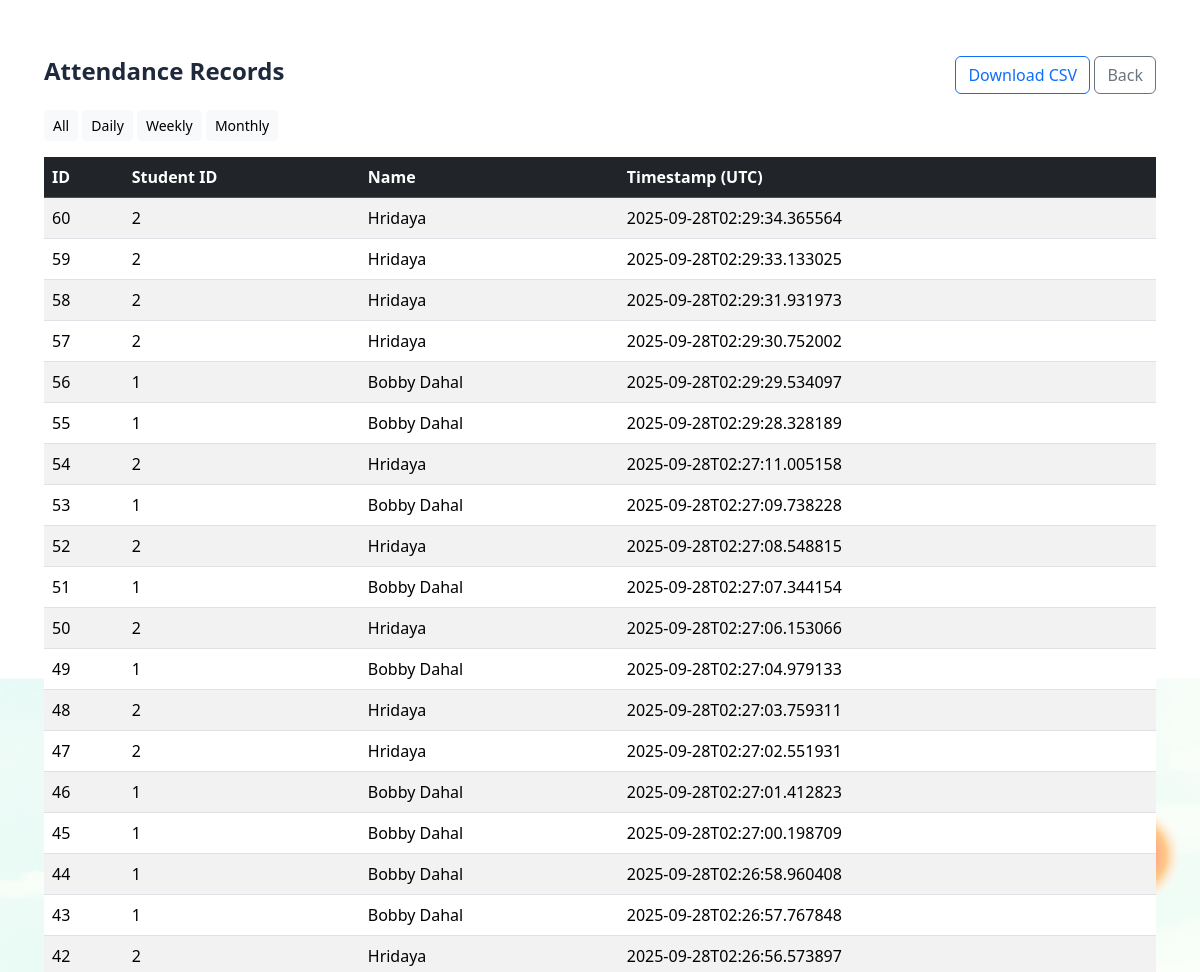
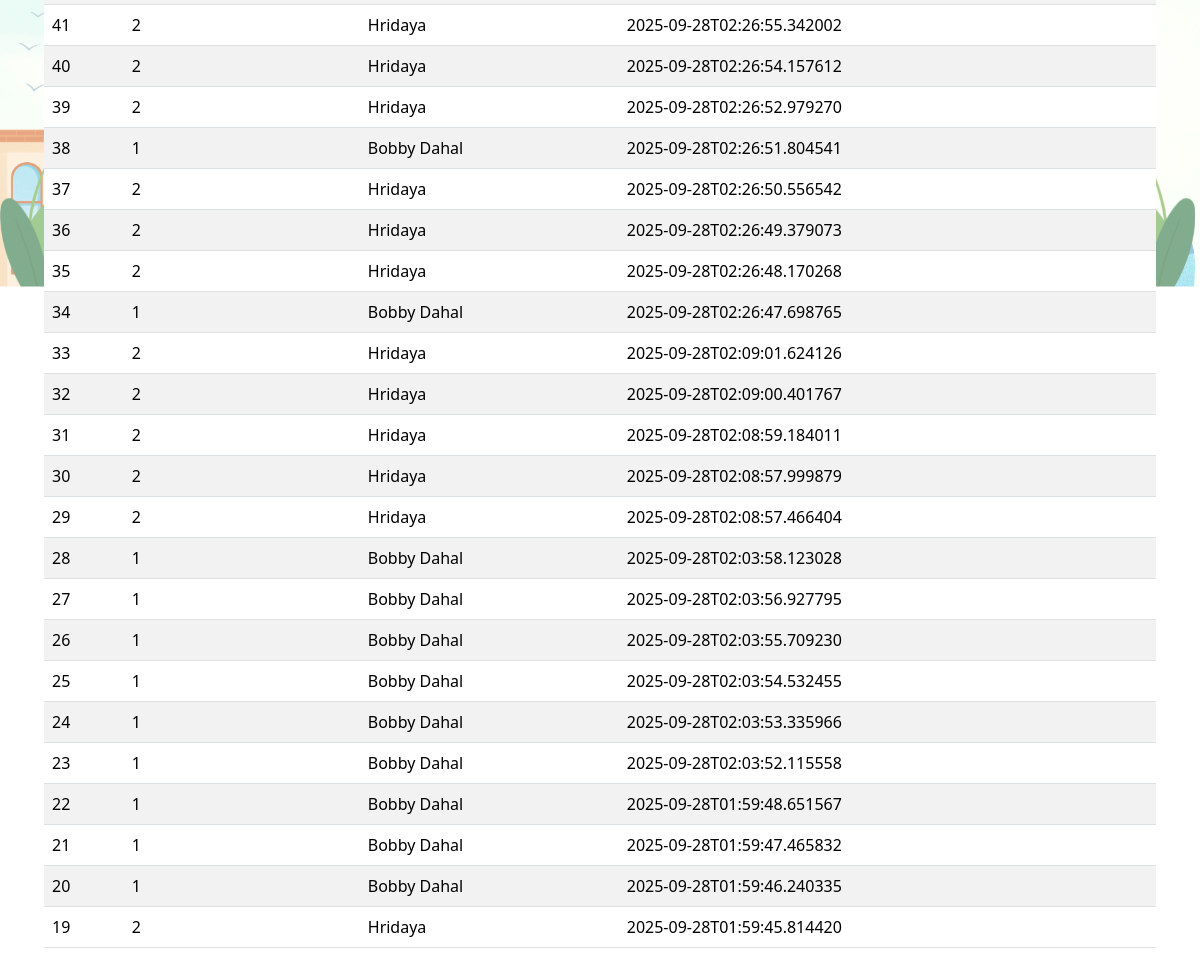
Page /attendance_record?period=daily on the committed database (2 pictures, top to bottom).
### tables this page shows
CREATE TABLE attendance (
                    id INTEGER PRIMARY KEY AUTOINCREMENT,
                    student_id INTEGER,
                    name TEXT,
                    timestamp TEXT
                );

### app.py (the view)
@app.route("/attendance_record", methods=["GET"])
def attendance_record():
    period = request.args.get("period", "all")  # all, daily, weekly, monthly
    conn = sqlite3.connect(DB_PATH)
    c = conn.cursor()
    q = "SELECT id, student_id, name, timestamp FROM attendance"
    params = ()
    if period == "daily":
        today = datetime.date.today().isoformat()
        q += " WHERE date(timestamp) = ?"
        params = (today,)
    elif period == "weekly":
        start = (datetime.date.today() - datetime.timedelta(days=7)).isoformat()
        q += " WHERE date(timestamp) >= ?"
        params = (start,)
    elif period == "monthly":
        start = (datetime.date.today() - datetime.timedelta(days=30)).isoformat()
        q += " WHERE date(timestamp) >= ?"
        params = (start,)
    q += " ORDER BY timestamp DESC LIMIT 5000"
    c.execute(q, params)
    rows = c.fetchall()
    conn.close()
    return render_template("attendance_record.html", records=rows, period=period)

### templates/attendance_record.html (shortened to what this page needs)
<!doctype html>
<html>
<head>
  <link href="https://cdn.jsdelivr.net/npm/bootstrap@5.3.1/dist/css/bootstrap.min.css" rel="stylesheet">
  <link rel="stylesheet" href="{{ url_for('static', filename='css/style.css') }}">
</head>
<body>
<div class="container my-4">
  <div class="d-flex justify-content-between align-items-center mb-3">
    <h4>Attendance Records</h4>
    <div>
      <a class="btn btn-outline-primary" href="/download_csv">Download CSV</a>
      <a class="btn btn-outline-secondary" href="/">Back</a>
    </div>
  </div>
  <div class="mb-3">
    <a href="/attendance_record?period=all" class="btn btn-sm btn-light">All</a>
    <a href="/attendance_record?period=daily" class="btn btn-sm btn-light">Daily</a>
    <a href="/attendance_record?period=weekly" class="btn btn-sm btn-light">Weekly</a>
    <a href="/attendance_record?period=monthly" class="btn btn-sm btn-light">Monthly</a>
  </div>
  <div class="table-responsive">
    <table class="table table-striped">
      <thead class="table-dark">
        <tr><th>ID</th><th>Student ID</th><th>Name</th><th>Timestamp (UTC)</th></tr>
      </thead>
      <tbody>
      {% for r in records %}
        <tr><td>{{ r[0] }}</td><td>{{ r[1] }}</td><td>{{ r[2] }}</td><td>{{ r[3] }}</td></tr>
      {% endfor %}
      </tbody>
    </table>
  </div>
</div>
</body>
</html>

### static/css/style.css (style rules this page uses)
html, body { height: 100%; margin: 0; }
body { font-family: 'Segoe UI', Tahoma, Geneva, Verdana, sans-serif; background: url('static/images/bg.png') no-repeat center center fixed; background-size: contain; margin: 0; color: #1e293b; display: flex; justify-content: flex-end; align-items: flex-start; padding: 2rem; }
body::before { content: ''; position: fixed; inset: 0; background: rgba(255,255,255,0.4); z-index: -1; }
h5, h4, h3 { font-weight: 600; }

### rows in the picture
attendance: id "60", student "2", name "Hridaya", timestamp "2025-09-28T02:29:34.365564"
attendance: id "59", student "2", name "Hridaya", timestamp "2025-09-28T02:29:33.133025"
attendance: id "58", student "2", name "Hridaya", timestamp "2025-09-28T02:29:31.931973"
attendance: id "57", student "2", name "Hridaya", timestamp "2025-09-28T02:29:30.752002"
attendance: id "56", student "1", name "Bobby Dahal", timestamp "2025-09-28T02:29:29.534097"
attendance: id "55", student "1", name "Bobby Dahal", timestamp "2025-09-28T02:29:28.328189"
attendance: id "54", student "2", name "Hridaya", timestamp "2025-09-28T02:27:11.005158"
attendance: id "53", student "1", name "Bobby Dahal", timestamp "2025-09-28T02:27:09.738228"
attendance: id "52", student "2", name "Hridaya", timestamp "2025-09-28T02:27:08.548815"
attendance: id "51", student "1", name "Bobby Dahal", timestamp "2025-09-28T02:27:07.344154"
attendance: id "50", student "2", name "Hridaya", timestamp "2025-09-28T02:27:06.153066"
attendance: id "49", student "1", name "Bobby Dahal", timestamp "2025-09-28T02:27:04.979133"
attendance: id "48", student "2", name "Hridaya", timestamp "2025-09-28T02:27:03.759311"
attendance: id "47", student "2", name "Hridaya", timestamp "2025-09-28T02:27:02.551931"
attendance: id "46", student "1", name "Bobby Dahal", timestamp "2025-09-28T02:27:01.412823"
attendance: id "45", student "1", name "Bobby Dahal", timestamp "2025-09-28T02:27:00.198709"
attendance: id "44", student "1", name "Bobby Dahal", timestamp "2025-09-28T02:26:58.960408"
attendance: id "43", student "1", name "Bobby Dahal", timestamp "2025-09-28T02:26:57.767848"
attendance: id "42", student "2", name "Hridaya", timestamp "2025-09-28T02:26:56.573897"
attendance: id "41", student "2", name "Hridaya", timestamp "2025-09-28T02:26:55.342002"
attendance: id "40", student "2", name "Hridaya", timestamp "2025-09-28T02:26:54.157612"
attendance: id "39", student "2", name "Hridaya", timestamp "2025-09-28T02:26:52.979270"
attendance: id "38", student "1", name "Bobby Dahal", timestamp "2025-09-28T02:26:51.804541"
attendance: id "37", student "2", name "Hridaya", timestamp "2025-09-28T02:26:50.556542"
attendance: id "36", student "2", name "Hridaya", timestamp "2025-09-28T02:26:49.379073"
attendance: id "35", student "2", name "Hridaya", timestamp "2025-09-28T02:26:48.170268"
attendance: id "34", student "1", name "Bobby Dahal", timestamp "2025-09-28T02:26:47.698765"
attendance: id "33", student "2", name "Hridaya", timestamp "2025-09-28T02:09:01.624126"
attendance: id "32", student "2", name "Hridaya", timestamp "2025-09-28T02:09:00.401767"
attendance: id "31", student "2", name "Hridaya", timestamp "2025-09-28T02:08:59.184011"
attendance: id "30", student "2", name "Hridaya", timestamp "2025-09-28T02:08:57.999879"
attendance: id "29", student "2", name "Hridaya", timestamp "2025-09-28T02:08:57.466404"
attendance: id "28", student "1", name "Bobby Dahal", timestamp "2025-09-28T02:03:58.123028"
attendance: id "27", student "1", name "Bobby Dahal", timestamp "2025-09-28T02:03:56.927795"
attendance: id "26", student "1", name "Bobby Dahal", timestamp "2025-09-28T02:03:55.709230"
attendance: id "25", student "1", name "Bobby Dahal", timestamp "2025-09-28T02:03:54.532455"
attendance: id "24", student "1", name "Bobby Dahal", timestamp "2025-09-28T02:03:53.335966"
attendance: id "23", student "1", name "Bobby Dahal", timestamp "2025-09-28T02:03:52.115558"
attendance: id "22", student "1", name "Bobby Dahal", timestamp "2025-09-28T01:59:48.651567"
attendance: id "21", student "1", name "Bobby Dahal", timestamp "2025-09-28T01:59:47.465832"
attendance: id "20", student "1", name "Bobby Dahal", timestamp "2025-09-28T01:59:46.240335"
attendance: id "19", student "2", name "Hridaya", timestamp "2025-09-28T01:59:45.814420"
